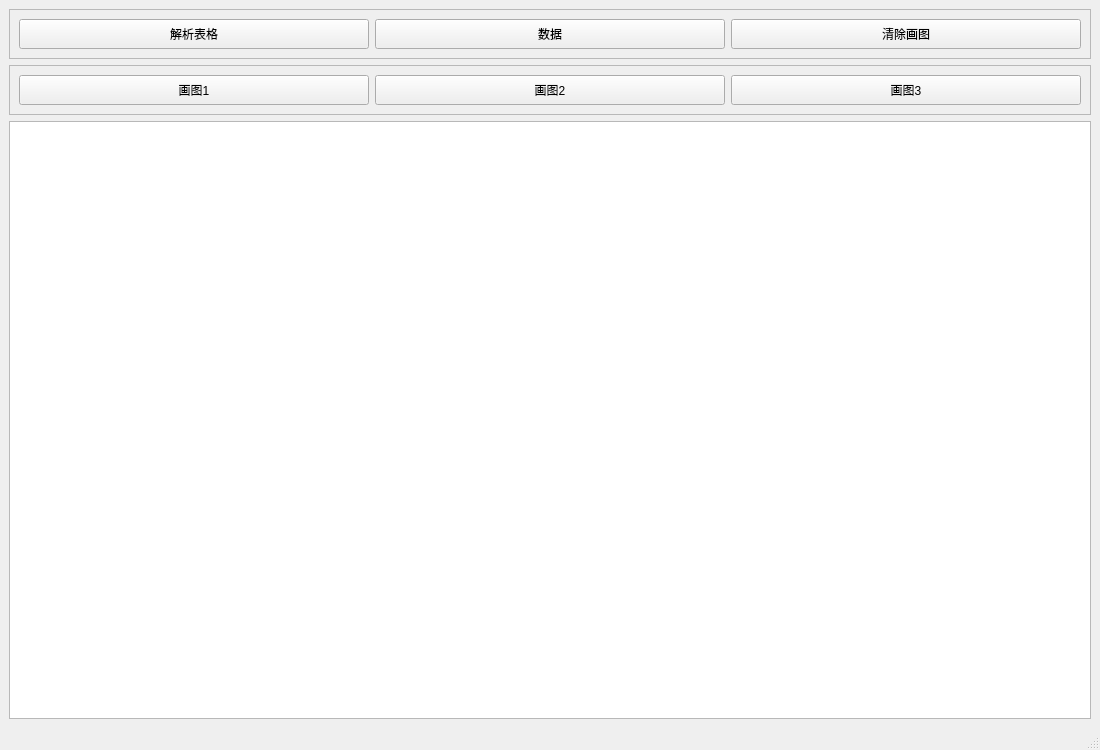
<?xml version="1.0" encoding="UTF-8"?>
<ui version="4.0">
 <class>MainWindow</class>
 <widget class="QMainWindow" name="MainWindow">
  <property name="geometry">
   <rect>
    <x>0</x>
    <y>0</y>
    <width>1100</width>
    <height>750</height>
   </rect>
  </property>
  <property name="windowTitle">
   <string>MainWindow</string>
  </property>
  <widget class="QWidget" name="centralwidget">
   <layout class="QVBoxLayout" name="verticalLayout">
    <item>
     <widget class="QFrame" name="frame">
      <property name="frameShape">
       <enum>QFrame::StyledPanel</enum>
      </property>
      <property name="frameShadow">
       <enum>QFrame::Raised</enum>
      </property>
      <layout class="QHBoxLayout" name="horizontalLayout">
       <item>
        <widget class="QPushButton" name="execlButton">
         <property name="minimumSize">
          <size>
           <width>0</width>
           <height>30</height>
          </size>
         </property>
         <property name="text">
          <string>解析表格</string>
         </property>
        </widget>
       </item>
       <item>
        <widget class="QPushButton" name="dataButton">
         <property name="minimumSize">
          <size>
           <width>0</width>
           <height>30</height>
          </size>
         </property>
         <property name="text">
          <string>数据</string>
         </property>
        </widget>
       </item>
       <item>
        <widget class="QPushButton" name="cleanPlotButton">
         <property name="minimumSize">
          <size>
           <width>0</width>
           <height>30</height>
          </size>
         </property>
         <property name="text">
          <string>清除画图</string>
         </property>
        </widget>
       </item>
      </layout>
     </widget>
    </item>
    <item>
     <widget class="QFrame" name="frame_2">
      <property name="frameShape">
       <enum>QFrame::StyledPanel</enum>
      </property>
      <property name="frameShadow">
       <enum>QFrame::Raised</enum>
      </property>
      <layout class="QHBoxLayout" name="horizontalLayout_2">
       <item>
        <widget class="QPushButton" name="plot1Button">
         <property name="minimumSize">
          <size>
           <width>0</width>
           <height>30</height>
          </size>
         </property>
         <property name="text">
          <string>画图1</string>
         </property>
        </widget>
       </item>
       <item>
        <widget class="QPushButton" name="plot2Button">
         <property name="minimumSize">
          <size>
           <width>0</width>
           <height>30</height>
          </size>
         </property>
         <property name="text">
          <string>画图2</string>
         </property>
        </widget>
       </item>
       <item>
        <widget class="QPushButton" name="plot3Button">
         <property name="minimumSize">
          <size>
           <width>0</width>
           <height>30</height>
          </size>
         </property>
         <property name="text">
          <string>画图3</string>
         </property>
        </widget>
       </item>
      </layout>
     </widget>
    </item>
    <item>
     <widget class="QTableWidget" name="table"/>
    </item>
   </layout>
  </widget>
  <widget class="QStatusBar" name="statusbar"/>
 </widget>
 <resources/>
 <connections/>
</ui>
